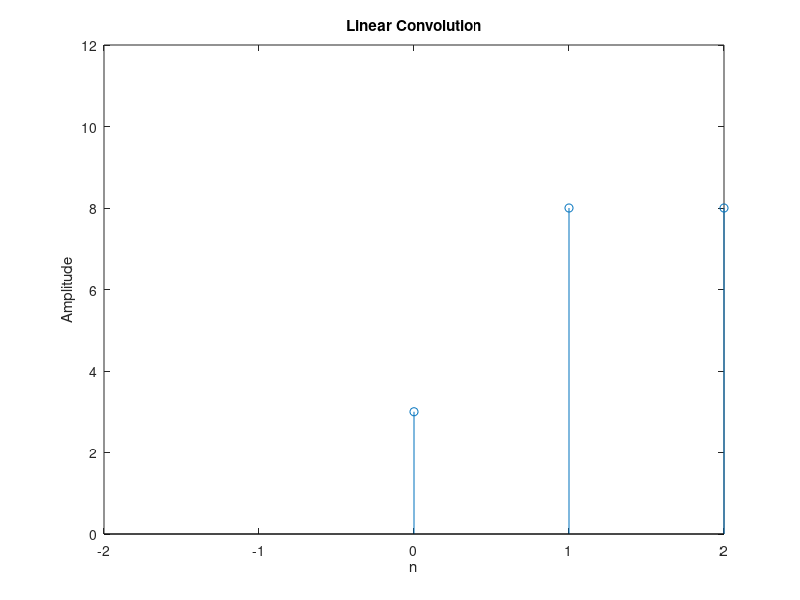

MATLAB code to generate this figure:
%% Linear Convolution of x(n)=[1 2 1 2]  , h(n)=[3 2 1 2]

clc;
clear;
close;
xn1 = [1 2 1 2];
hn1 = [3 2 1 2];
l1 = length(xn1);
l2 = length(hn1);
p = l1 + l2 - 1;
Xn1 = zeros(1,p);
for i = 1:p
    sum=0;
    for j=1:l1
        if (i-j+1>0) && (i-j+1 <= l2)
            sum = sum+xn1(j)*hn1(i-j+1);
        end
    end
    y(i) = sum;
end
p_range = 0:p-1;
disp(y)
stem(p_range,y);
axis([-2 2 0 12]);
xlabel('n');
ylabel('Amplitude');
title('Linear Convolution');